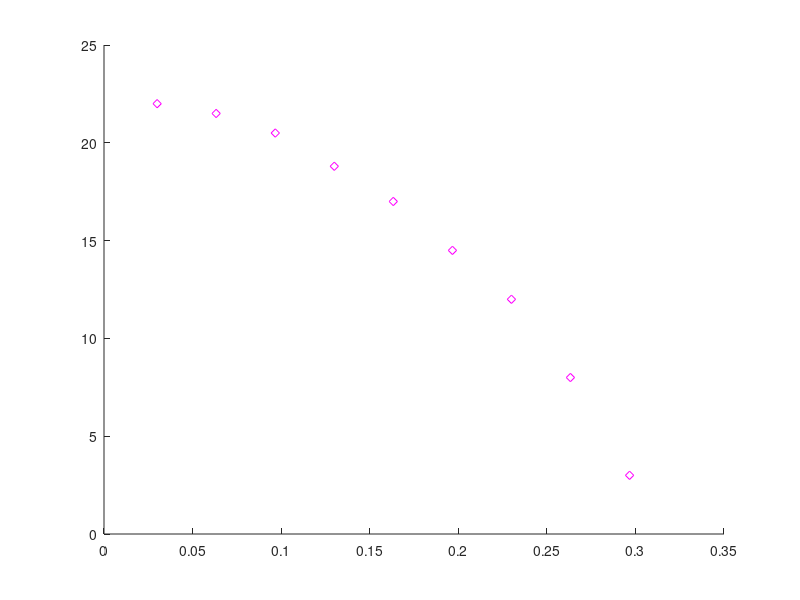

MATLAB code for this plot: (Note: this script raises an error after producing the figure.)
% compare_table_data
clear, clc

% Data from table: time (s) & Height (in)
time = [.03,.0633,.0967,.13,.1633,.1967,.23,.2633,.2967]; % s
hmeas = [22,21.5,20.5,18.8,17,14.5,12,8,3]; % in

% Gravity constant (in/s^2)
g = 386.4;

% height as given by equation
hpred = 22-(1/2).*g.*time.^2;

hdiff = hmeas - hpred
avgdiff = mean(hdiff)


[maxdiff, Imax] = max(abs(hdiff));
tmaxdiff = time(Imax)

N = length(hmeas);
MAE = sum(abs(hmeas-hpred))./length(hmeas)
RMSE = sqrt(sum((hmeas-hpred).^2)./N)


% plot the results
figure
plot(time,hmeas,'md',time,hpred,'bl', 'LineWidth', 2)
xlabel('Time (s)')
ylabel('Height (in)')
legend('Measured Data','Theoretical Values')
ylim([0,25])
xlim([0,.35])


